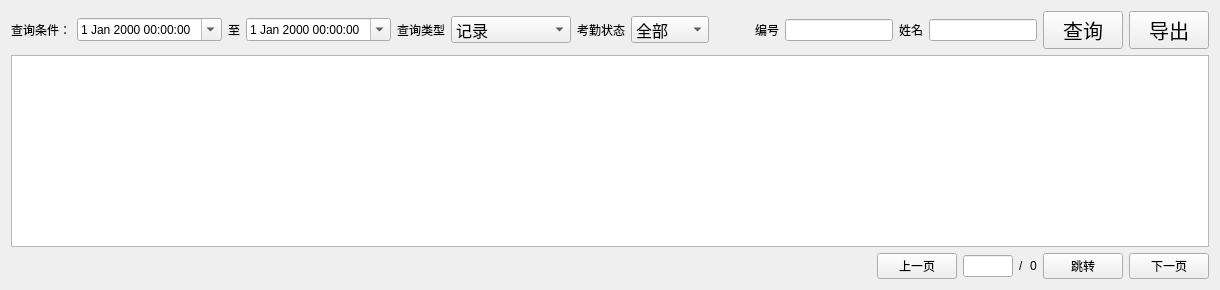
     <widget class="QWidget" name="tab_2">
      <attribute name="title">
       <string>考勤</string>
      </attribute>
      <layout class="QGridLayout" name="gridLayout_3">
       <item row="0" column="0" colspan="2">
        <layout class="QHBoxLayout" name="horizontalLayout_2">
         <item>
          <widget class="QLabel" name="label_6">
           <property name="text">
            <string>查询条件：</string>
           </property>
          </widget>
         </item>
         <item>
          <widget class="QDateTimeEdit" name="dateTimeEdit_BeginAtd">
           <property name="calendarPopup">
            <bool>true</bool>
           </property>
          </widget>
         </item>
         <item>
          <widget class="QLabel" name="label_7">
           <property name="text">
            <string>至</string>
           </property>
          </widget>
         </item>
         <item>
          <widget class="QDateTimeEdit" name="dateTimeEdit_EndAtd">
           <property name="font">
            <font>
             <pointsize>9</pointsize>
            </font>
           </property>
           <property name="calendarPopup">
            <bool>true</bool>
           </property>
          </widget>
         </item>
         <item>
          <widget class="QLabel" name="label_8">
           <property name="text">
            <string>查询类型</string>
           </property>
          </widget>
         </item>
         <item>
          <widget class="QComboBox" name="comboBox_Attend">
           <property name="minimumSize">
            <size>
             <width>120</width>
             <height>0</height>
            </size>
           </property>
           <property name="font">
            <font>
             <family>Arial</family>
             <pointsize>12</pointsize>
            </font>
           </property>
           <item>
            <property name="text">
             <string>记录</string>
            </property>
           </item>
           <item>
            <property name="text">
             <string>统计</string>
            </property>
           </item>
          </widget>
         </item>
         <item>
          <widget class="QLabel" name="label_11">
           <property name="text">
            <string>考勤状态</string>
           </property>
          </widget>
         </item>
         <item>
          <widget class="QComboBox" name="comboBox_Attend_state">
           <property name="font">
            <font>
             <family>Arial</family>
             <pointsize>12</pointsize>
            </font>
           </property>
           <item>
            <property name="text">
             <string>全部</string>
            </property>
           </item>
           <item>
            <property name="text">
             <string>迟到</string>
            </property>
           </item>
           <item>
            <property name="text">
             <string>早退</string>
            </property>
           </item>
           <item>
            <property name="text">
             <string>未考勤</string>
            </property>
           </item>
           <item>
            <property name="text">
             <string>异常</string>
            </property>
           </item>
          </widget>
         </item>
         <item>
          <spacer name="horizontalSpacer_13">
           <property name="orientation">
            <enum>Qt::Horizontal</enum>
           </property>
           <property name="sizeHint" stdset="0">
            <size>
             <width>40</width>
             <height>20</height>
            </size>
           </property>
          </spacer>
         </item>
         <item>
          <widget class="QLabel" name="label_9">
           <property name="text">
            <string>编号</string>
           </property>
          </widget>
         </item>
         <item>
          <widget class="QLineEdit" name="lineEdit_Attend_No">
           <property name="sizePolicy">
            <sizepolicy hsizetype="Expanding" vsizetype="Fixed">
             <horstretch>0</horstretch>
             <verstretch>0</verstretch>
            </sizepolicy>
           </property>
          </widget>
         </item>
         <item>
          <widget class="QLabel" name="label_10">
           <property name="text">
            <string>姓名</string>
           </property>
          </widget>
         </item>
         <item>
          <widget class="QLineEdit" name="lineEdit_Attend_Name"/>
         </item>
         <item>
          <widget class="QPushButton" name="btnAttendSearch">
           <property name="font">
            <font>
             <pointsize>15</pointsize>
            </font>
           </property>
           <property name="text">
            <string>查询</string>
           </property>
           <property name="icon">
            <iconset>
             <normaloff>:/res/SoftIcon/search.png</normaloff>:/res/SoftIcon/search.png</iconset>
           </property>
          </widget>
         </item>
         <item>
          <widget class="QPushButton" name="btnAttendExport">
           <property name="font">
            <font>
             <pointsize>15</pointsize>
            </font>
           </property>
           <property name="text">
            <string>导出</string>
           </property>
           <property name="icon">
            <iconset>
             <normaloff>:/res/SoftIcon/excel.png</normaloff>:/res/SoftIcon/excel.png</iconset>
           </property>
          </widget>
         </item>
        </layout>
       </item>
       <item row="1" column="0" colspan="2">
        <widget class="QTableWidget" name="tableWidget_Atd"/>
       </item>
       <item row="2" column="0">
        <spacer name="horizontalSpacer_12">
         <property name="orientation">
          <enum>Qt::Horizontal</enum>
         </property>
         <property name="sizeHint" stdset="0">
          <size>
           <width>849</width>
           <height>20</height>
          </size>
         </property>
        </spacer>
       </item>
       <item row="2" column="1">
        <layout class="QHBoxLayout" name="horizontalLayout_15">
         <item>
          <widget class="QPushButton" name="btnAttendPre">
           <property name="sizePolicy">
            <sizepolicy hsizetype="Fixed" vsizetype="Fixed">
             <horstretch>0</horstretch>
             <verstretch>0</verstretch>
            </sizepolicy>
           </property>
           <property name="text">
            <string>上一页</string>
           </property>
           <property name="icon">
            <iconset>
             <normaloff>:/res/SoftIcon/PrePage2.png</normaloff>:/res/SoftIcon/PrePage2.png</iconset>
           </property>
          </widget>
         </item>
         <item>
          <widget class="QLineEdit" name="lineEdit_Attend">
           <property name="sizePolicy">
            <sizepolicy hsizetype="Fixed" vsizetype="Fixed">
             <horstretch>0</horstretch>
             <verstretch>0</verstretch>
            </sizepolicy>
           </property>
           <property name="maximumSize">
            <size>
             <width>50</width>
             <height>16777215</height>
            </size>
           </property>
          </widget>
         </item>
         <item>
          <widget class="QLabel" name="label_49">
           <property name="maximumSize">
            <size>
             <width>20</width>
             <height>16777215</height>
            </size>
           </property>
           <property name="text">
            <string>/</string>
           </property>
          </widget>
         </item>
         <item>
          <widget class="QLabel" name="label_Attend">
           <property name="maximumSize">
            <size>
             <width>50</width>
             <height>16777215</height>
            </size>
           </property>
           <property name="text">
            <string>0</string>
           </property>
          </widget>
         </item>
         <item>
          <widget class="QPushButton" name="btnAttendJump">
           <property name="sizePolicy">
            <sizepolicy hsizetype="Fixed" vsizetype="Fixed">
             <horstretch>0</horstretch>
             <verstretch>0</verstretch>
            </sizepolicy>
           </property>
           <property name="text">
            <string>跳转</string>
           </property>
           <property name="icon">
            <iconset>
             <normaloff>:/res/SoftIcon/jump.png</normaloff>:/res/SoftIcon/jump.png</iconset>
           </property>
          </widget>
         </item>
         <item>
          <widget class="QPushButton" name="btnAttendNext">
           <property name="sizePolicy">
            <sizepolicy hsizetype="Fixed" vsizetype="Fixed">
             <horstretch>0</horstretch>
             <verstretch>0</verstretch>
            </sizepolicy>
           </property>
           <property name="layoutDirection">
            <enum>Qt::RightToLeft</enum>
           </property>
           <property name="inputMethodHints">
            <set>Qt::ImhNone</set>
           </property>
           <property name="text">
            <string>下一页</string>
           </property>
           <property name="icon">
            <iconset>
             <normaloff>:/res/SoftIcon/PrePage.png</normaloff>:/res/SoftIcon/PrePage.png</iconset>
           </property>
          </widget>
         </item>
        </layout>
       </item>
      </layout>
     </widget>
